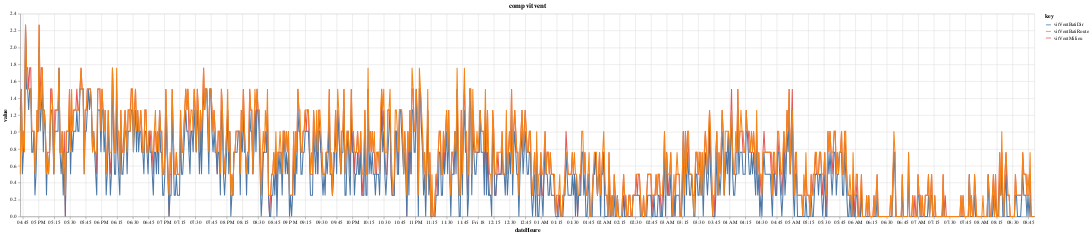

Notebook code cell kept with this figure:
### Code cell
vent

### Figure 1 — Vega-Lite specification as saved in the notebook (floating-point values rounded to 4 significant figures; data arrays with more than 128 entries replaced by an {"elided": "..."} marker saying what was removed)
{"config": {"view": {"continuousWidth": 400, "continuousHeight": 300}}, "data": {"name": "data-203e21841c1d63a69b48cf7aaf21df19"}, "mark": "line", "encoding": {"color": {"type": "nominal", "field": "key"}, "x": {"type": "temporal", "field": "dateHeure"}, "y": {"type": "quantitative", "field": "value"}}, "height": 400, "title": "comp vit vent", "transform": [{"fold": ["vitVentMilieu", "vitVentBatiDir", "vitVentBatiRoute"]}], "width": 16000, "$schema": "https://vega.github.io/schema/vega-lite/v4.8.1.json", "datasets": {"data-203e21841c1d63a69b48cf7aaf21df19": {"elided": "969 records"}}}
